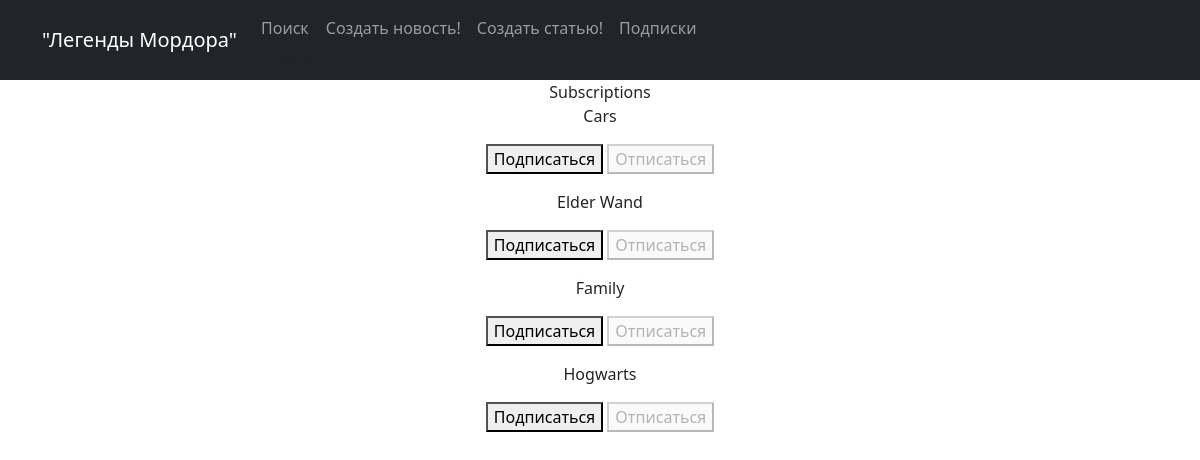
/news/subscriptions/ (signed in), run on the app's committed database.
### news/models.py (models this page shows)
class Category(models.Model):
    name = models.CharField(max_length=64, unique=True)

### news/views.py (the view, shortened to what this page needs)
# urls.py: path('subscriptions/', subscriptions, name='subscriptions'),
@login_required
@csrf_protect
def subscriptions(request):
    categories_with_subscriptions = Category.objects.annotate(
        user_subscribed=Exists(
            Subscription.objects.filter(
                user=request.user,
                category=OuterRef('pk'),
            )
        )
    ).order_by('name')
    return render(
        request,
        'subscriptions.html',
        {'categories': categories_with_subscriptions},
    )

### templates/subscriptions.html (shortened to what this page needs)
{% extends 'flatpages/default.html' %}
{% block title %}
Subscriptions
{% endblock title %}
{% block content %}
    {% for category in categories  %}
        <p>
            {{ category.name }}
            <form method="post">
                {% if category.user_subscribed %}
                    <button disabled>Подписаться</button>
                    <button name="action" value="unsubscribe">Отписаться</button>
                {% else %}
                    <button name="action" value="subscribe">Подписаться</button>
                    <button disabled>Отписаться</button>
                {% endif %}
            </form>
        </p>
    {% endfor %}
{% endblock content %}

### data on the page
Category: name "Cars", shows "Подписаться"
Category: name "Elder Wand", shows "Подписаться"
Category: name "Family", shows "Подписаться"
Category: name "Hogwarts", shows "Подписаться"
